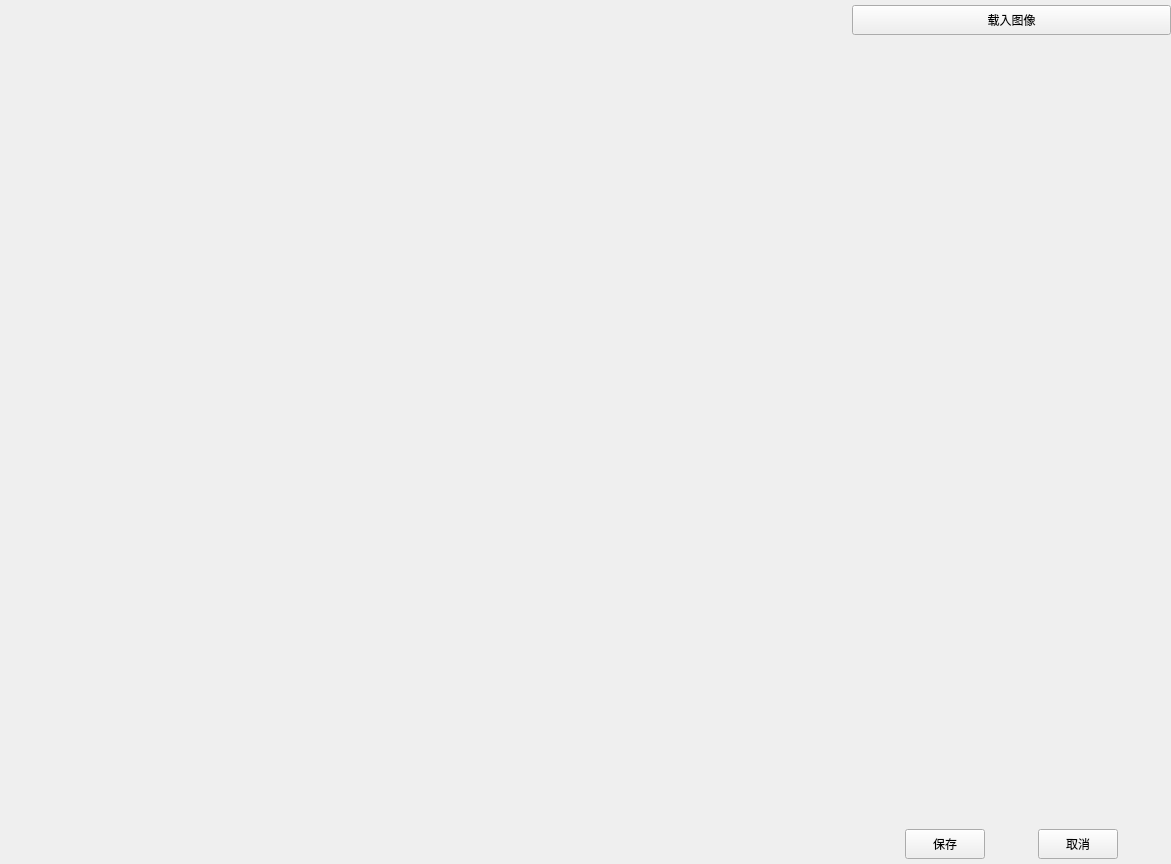
<?xml version="1.0" encoding="UTF-8"?>
<ui version="4.0">
 <class>ParamPYLoadWidget</class>
 <widget class="QWidget" name="ParamPYLoadWidget">
  <property name="geometry">
   <rect>
    <x>0</x>
    <y>0</y>
    <width>1171</width>
    <height>864</height>
   </rect>
  </property>
  <property name="windowTitle">
   <string>参数界面</string>
  </property>
  <layout class="QHBoxLayout" name="horizontalLayout" stretch="8,3">
   <property name="spacing">
    <number>2</number>
   </property>
   <property name="leftMargin">
    <number>0</number>
   </property>
   <property name="topMargin">
    <number>0</number>
   </property>
   <property name="rightMargin">
    <number>0</number>
   </property>
   <property name="bottomMargin">
    <number>0</number>
   </property>
   <item>
    <widget class="GraphicsView" name="h_gVShowRealImg" native="true"/>
   </item>
   <item>
    <widget class="QWidget" name="widget_1" native="true">
     <layout class="QVBoxLayout" name="verticalLayout" stretch="0,20,1">
      <property name="spacing">
       <number>5</number>
      </property>
      <property name="leftMargin">
       <number>0</number>
      </property>
      <property name="topMargin">
       <number>5</number>
      </property>
      <property name="rightMargin">
       <number>0</number>
      </property>
      <property name="bottomMargin">
       <number>0</number>
      </property>
      <item>
       <widget class="QPushButton" name="h_pBtLoad">
        <property name="minimumSize">
         <size>
          <width>0</width>
          <height>30</height>
         </size>
        </property>
        <property name="text">
         <string>载入图像</string>
        </property>
       </widget>
      </item>
      <item>
       <widget class="QWidget" name="widget_param" native="true"/>
      </item>
      <item>
       <widget class="QWidget" name="widget" native="true">
        <layout class="QHBoxLayout" name="horizontalLayout_2">
         <property name="spacing">
          <number>0</number>
         </property>
         <property name="leftMargin">
          <number>0</number>
         </property>
         <property name="topMargin">
          <number>0</number>
         </property>
         <property name="rightMargin">
          <number>0</number>
         </property>
         <property name="bottomMargin">
          <number>0</number>
         </property>
         <item>
          <spacer name="horizontalSpacer_2">
           <property name="orientation">
            <enum>Qt::Horizontal</enum>
           </property>
           <property name="sizeHint" stdset="0">
            <size>
             <width>40</width>
             <height>20</height>
            </size>
           </property>
          </spacer>
         </item>
         <item>
          <widget class="QPushButton" name="h_pBtSave">
           <property name="minimumSize">
            <size>
             <width>0</width>
             <height>30</height>
            </size>
           </property>
           <property name="text">
            <string>保存</string>
           </property>
          </widget>
         </item>
         <item>
          <spacer name="horizontalSpacer">
           <property name="orientation">
            <enum>Qt::Horizontal</enum>
           </property>
           <property name="sizeHint" stdset="0">
            <size>
             <width>40</width>
             <height>20</height>
            </size>
           </property>
          </spacer>
         </item>
         <item>
          <widget class="QPushButton" name="h_pBtCancel">
           <property name="minimumSize">
            <size>
             <width>0</width>
             <height>30</height>
            </size>
           </property>
           <property name="text">
            <string>取消</string>
           </property>
          </widget>
         </item>
         <item>
          <spacer name="horizontalSpacer_3">
           <property name="orientation">
            <enum>Qt::Horizontal</enum>
           </property>
           <property name="sizeHint" stdset="0">
            <size>
             <width>40</width>
             <height>20</height>
            </size>
           </property>
          </spacer>
         </item>
        </layout>
       </widget>
      </item>
     </layout>
    </widget>
   </item>
  </layout>
 </widget>
 <customwidgets>
  <customwidget>
   <class>GraphicsView</class>
   <extends>QWidget</extends>
   <header location="global">pyqtgraph.h</header>
   <container>1</container>
  </customwidget>
 </customwidgets>
 <resources/>
 <connections/>
</ui>
